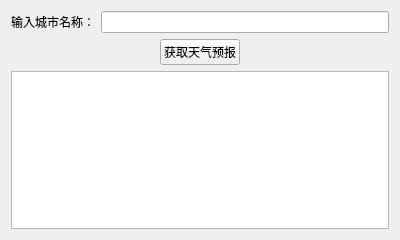
<?xml version="1.0" encoding="UTF-8"?>
<ui version="4.0">
 <class>frmMain</class>
 <widget class="QWidget" name="frmMain">
  <property name="geometry">
   <rect>
    <x>0</x>
    <y>0</y>
    <width>400</width>
    <height>240</height>
   </rect>
  </property>
  <property name="windowTitle">
   <string>frmMain</string>
  </property>
  <layout class="QVBoxLayout" name="verticalLayout">
   <item>
    <layout class="QHBoxLayout" name="horizontalLayout">
     <item>
      <widget class="QLabel" name="label">
       <property name="text">
        <string>输入城市名称：</string>
       </property>
      </widget>
     </item>
     <item>
      <widget class="QLineEdit" name="lineEdit"/>
     </item>
    </layout>
   </item>
   <item>
    <layout class="QHBoxLayout" name="horizontalLayout_2">
     <item>
      <spacer name="horizontalSpacer">
       <property name="orientation">
        <enum>Qt::Horizontal</enum>
       </property>
       <property name="sizeHint" stdset="0">
        <size>
         <width>40</width>
         <height>20</height>
        </size>
       </property>
      </spacer>
     </item>
     <item>
      <widget class="QPushButton" name="btnGet">
       <property name="text">
        <string>获取天气预报</string>
       </property>
      </widget>
     </item>
     <item>
      <spacer name="horizontalSpacer_2">
       <property name="orientation">
        <enum>Qt::Horizontal</enum>
       </property>
       <property name="sizeHint" stdset="0">
        <size>
         <width>40</width>
         <height>20</height>
        </size>
       </property>
      </spacer>
     </item>
    </layout>
   </item>
   <item>
    <widget class="QPlainTextEdit" name="plainTextEdit"/>
   </item>
  </layout>
 </widget>
 <resources/>
 <connections/>
</ui>
